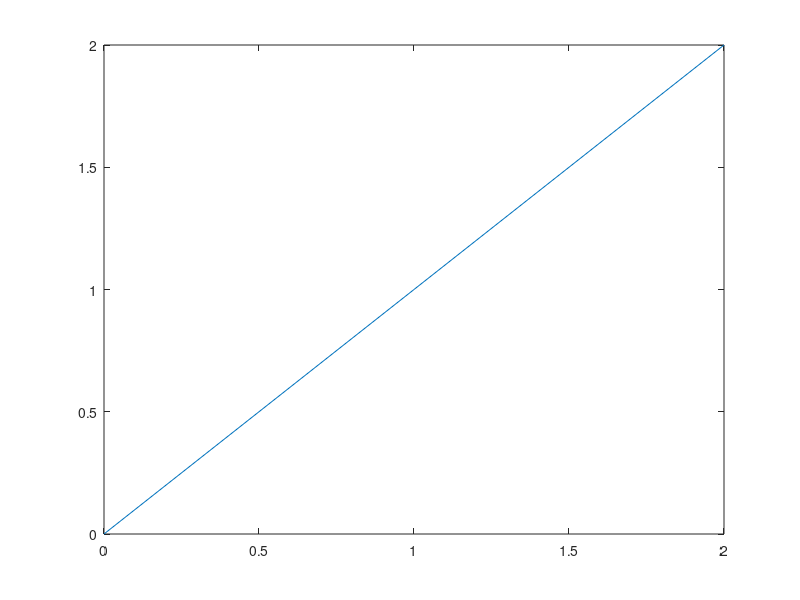
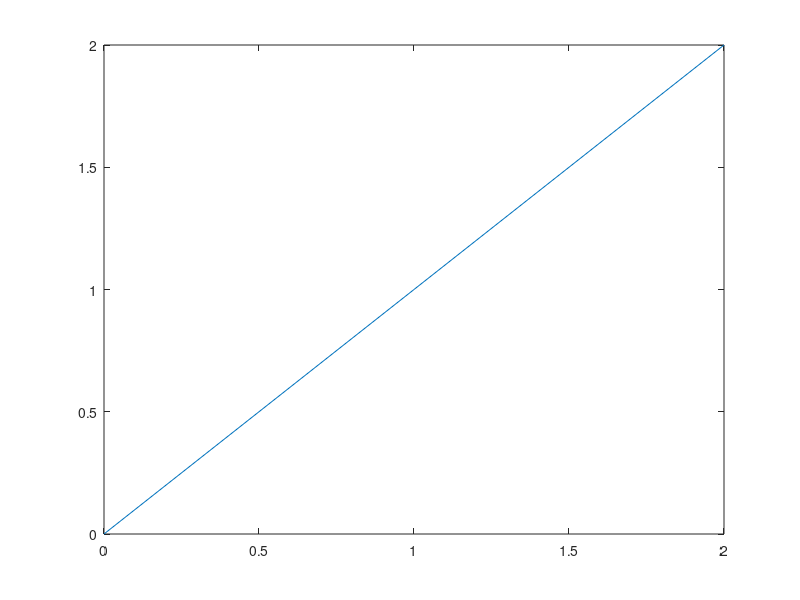
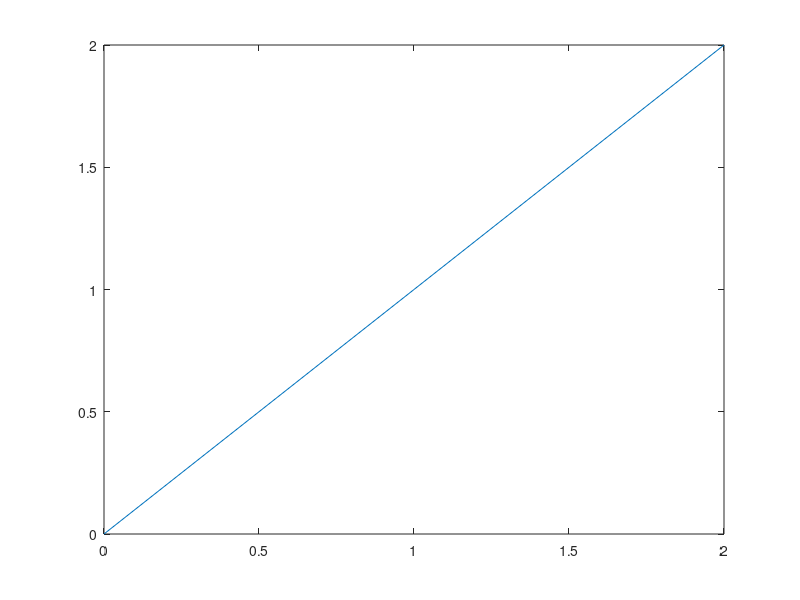
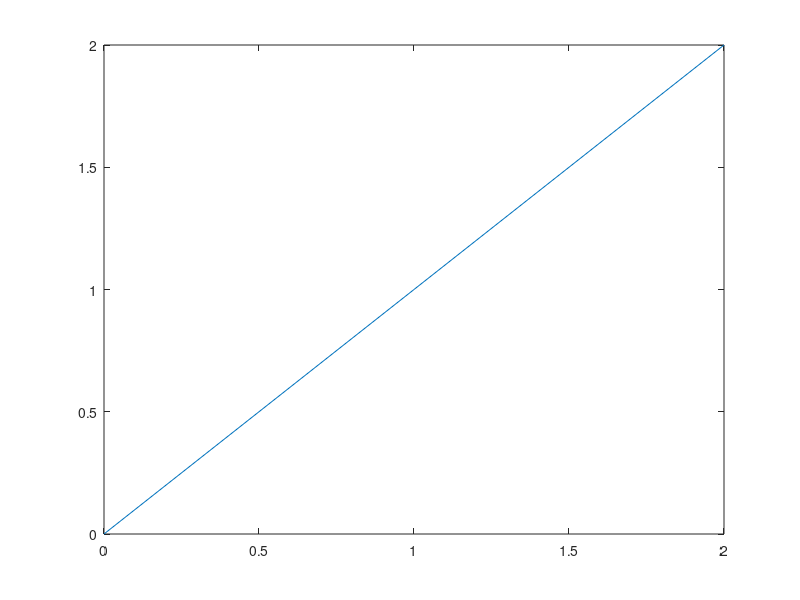

Recreate these plots in MATLAB, in order.
function Testing()
% When you try to close figure windows, MATLAB for Mac sometimes gives you
% the rainbow cursor of death and hangs up. A walkaround is to turn off
% apps that use Mac's Accessibility API. Go to System Preferences >
% Security & Privacy > Privacy > Accessibility and unmark some apps there.
%  
% This script is helpful to identify the apps that cause the problem.
%  
% (1) Run this script. If it finishes without any problems, you don't have
%     the "can't close a figure" issue. Lucky you! If your MATLAB hangs up 
%     or becomes sluggish, go to (2).
%  
% (2) Turn off an app shown in Accessibility and go to (3).
%  
% (3) Run this script again. If you finished it without any problems, then
%     it is likely that the app you just turned off interferes with MATLAB.
%     So, it should be turned off while you use MATLAB (and ask MathWorks 
%     to fix this long-standing issue). If you got some problems while 
%     running this script, go back to (2) and turn off another app.
 
 
clear all;
close all;
 
for i = 1 : 10
    fprintf('%d: ',i)
    for j = 1 : 10
        fprintf('%d ',j)
        figure;
        plot([0,1,2],[0,1,2])
    end
    close all;
    fprintf('--- All figures closed\n')
end